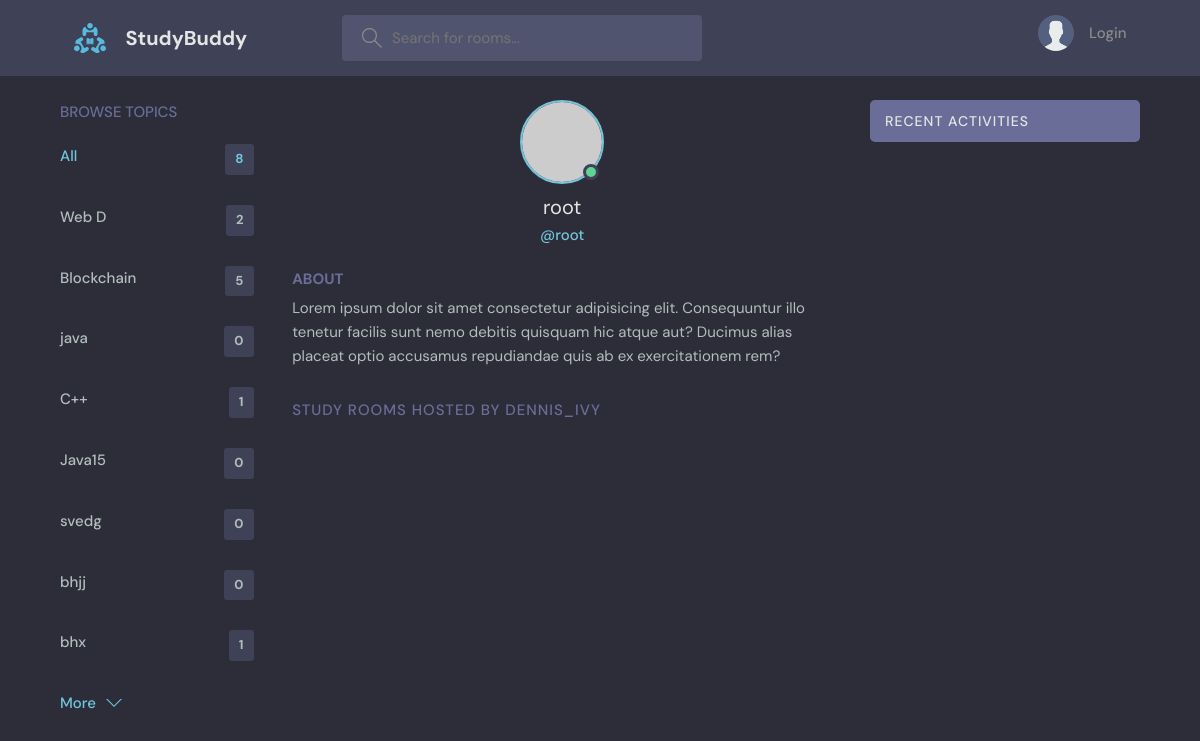
Screenshot of /profile/3/ with the database file from the repository.
### base/models.py (models this page shows, shortened)
class Topic(models.Model):
    name=models.CharField(max_length=200)

### base/views.py (the view)
# urls.py: path('profile/<str:pk>/', views.userProfile, name="user-profile"),
def userProfile(request, pk):
    user=User.objects.get(id=pk)
    rooms=user.room_set.all()
    room_messages=user.message_set.all()
    topics=Topic.objects.all()
    context={"user":user, "rooms":rooms, "room_messages":room_messages, "topics":topics}
    return render(request, 'base/profile.html', context)

### base/Templates/base/profile.html (shortened to what this page needs)
{% extends 'Main.html' %}
{% block content %}
<main class="profile-page layout layout--3">
    <div class="container">
      {% include 'base/topic_components.html' %}
      <div class="roomList">
        <div class="profile">
          <div class="profile__avatar">
            <div class="avatar avatar--large active">
              <img src="https://randomuser.me/api/portraits/men/11.jpg" />
            </div>
          </div>
          <div class="profile__info">
            <h3>{{user.username}}</h3>
            <p>@{{user.username}}</p>
          </div>
          <div class="profile__about">
            <h3>About</h3>
            <p>
              Lorem ipsum dolor sit amet consectetur adipisicing elit. Consequuntur illo tenetur
              facilis sunt nemo debitis quisquam hic atque aut? Ducimus alias placeat optio
              accusamus repudiandae quis ab ex exercitationem rem?
            </p>
          </div>
        </div>
        <div class="roomList__header">
          <div>
            <h2>Study Rooms Hosted by dennis_ivy</a>
            </h2>
          </div>
        </div>
      </div>
        {% include 'base/activity_component.html' %}
    </div>
  </main>
  {% endblock content %}

### base/Templates/base/topic_components.html
<div class="topics">
    <div class="topics__header">
      <h2>Browse Topics</h2>
    </div>
    <ul class="topics__list">
      <li>
        <a href="{% url 'Home' %}" class="active">All <span>{{topics.count}}</span></a>
      </li>
      {% for topic in topics %}
      <li>
        <a href="{% url 'Home' %}?q={{topic.name}}">{{topic.name}} <span>{{topic.room_set.all.count}}</span> </a>
      </li>
      {% endfor %}
    </ul>
    <a class="btn btn--link" href="topics.html">
      More
      <svg version="1.1" xmlns="http://www.w3.org/2000/svg" width="32" height="32" viewBox="0 0 32 32">
        <title>chevron-down</title>
        <path d="M16 21l-13-13h-3l16 16 16-16h-3l-13 13z"></path>
      </svg>
    </a>
  </div>

### static/styles/style.css (style rules this page uses)
:root { --color-main: #71c6dd; --color-main-light: #e1f6fb; --color-dark: #3f4156; --color-dark-medium: #51546e; --color-dark-light: #696d97; --color-light: #e5e5e5; --color-gray: #8b8b8b; --color-light-gray: #b2bdbd; --color-bg: #2d2d39; --color-success: #5dd693; --color-error: #fc4b0b; }
* { font-family: "DM Sans", -apple-system, BlinkMacSystemFont, "Segoe UI", Roboto, Oxygen, Ubuntu, Cantarell, "Open Sans", "Helvetica Neue", sans-serif; margin: 0; padding: 0; box-sizing: border-box; text-rendering: optimizeLegibility; font-size: inherit; }
html { font-size: 56.25%; }
@media only screen and (min-width: 1200px) { html { font-size: 62.5%; } }
body { line-height: 1.6; font-weight: 400; font-size: 1.5rem; color: var(--color-light-gray); background-color: var(--color-bg); min-height: 100vh; }
img { width: 100%; }
a { display: inline-block; color: var(--color-main); text-decoration: none; }
.container { max-width: 120rem; width: 90%; margin: auto; }
.btn { background-color: transparent; border: none; display: inline-flex; align-items: center; gap: 1rem; cursor: pointer; transition: all ease-in-out 0.3s; padding: 1rem 2rem; border-radius: 5px; box-shadow: 1px 1px 3px 1px rgba(0, 0, 0, 0.15); font-weight: 500; }
.btn--link { border-radius: 0; padding: 0; color: var(--color-main); box-shadow: none; }
.btn > svg { fill: currentColor; width: 1.6rem; height: 1.6rem; }
.avatar { position: relative; display: inline-block; border-radius: 50%; border: 2px solid var(--color-main); }
.avatar img { display: block; border-radius: 50%; object-fit: cover; object-position: center; }
.avatar::after { content: ""; display: block; position: absolute; background-color: var(--color-gray); z-index: 111; border-radius: 50%; border: 0.3rem solid var(--color-dark); }
.avatar.active::after { background-color: var(--color-success); }
.avatar.avatar--large img { display: block; width: 8rem; height: 8rem; border-radius: 50%; }
.avatar.avatar--large:after { width: 1rem; height: 1rem; bottom: 2px; right: 3.5px; }
.layout { margin-top: 2.4rem; }
.layout > .container { display: flex; justify-content: space-between; align-items: flex-start; }
.layout--3 > .container > div:first-child { flex-basis: 18%; max-width: 22.5rem; }
.layout--3 > .container > div:nth-child(2) { flex-basis: 50%; }
.topics__header { margin-bottom: 2rem; }
.topics__header h2 { text-transform: uppercase; font-weight: 500; color: var(--color-dark-light); }
.topics__list { list-style: none; }
.topics__list li a { display: flex; justify-content: space-between; margin-bottom: 3rem; font-weight: 500; color: var(--color-light-gray); transition: all 0.3s ease-in-out; }
.topics__list li a.active, .topics__list li a:hover { color: var(--color-main); }
.topics__list li a span { padding: 0.5rem 1rem; background-color: var(--color-dark); border-radius: 3px; font-size: 1.3rem; font-weight: 700; letter-spacing: 1px; }
.roomList__header { display: flex; justify-content: space-between; align-items: center; margin-bottom: 2.4rem; }
.roomList__header h2 { text-transform: uppercase; font-weight: 500; color: var(--color-light); letter-spacing: 1px; }
.profile { margin-bottom: 3rem; }
.profile__avatar { text-align: center; }
.profile__info { text-align: center; }
.profile__info h3 { font-size: 2rem; color: var(--color-light); font-weight: 400; }
.profile__info p { color: var(--color-main); font-weight: 500; margin-bottom: 1rem; }
.profile__about { margin-top: 2rem; }
.profile__about h3 { text-transform: uppercase; color: var(--color-dark-light); margin-bottom: 0.5rem; }
.profile-page .roomList__header { margin-bottom: 1.5rem; }
.profile-page .roomList__header h2 { color: var(--color-dark-light); }

### rows the page displays
Topic: name "Web D", room_set.all.count "2"
Topic: name "Blockchain", room_set.all.count "5"
Topic: name "java", room_set.all.count "0"
Topic: name "C++", room_set.all.count "1"
Topic: name "Java15", room_set.all.count "0"
Topic: name "svedg", room_set.all.count "0"
Topic: name "bhjj", room_set.all.count "0"
Topic: name "bhx", room_set.all.count "1"

### other values shown
{{ topics.count }} "8"
{{ user.username }} "root"
